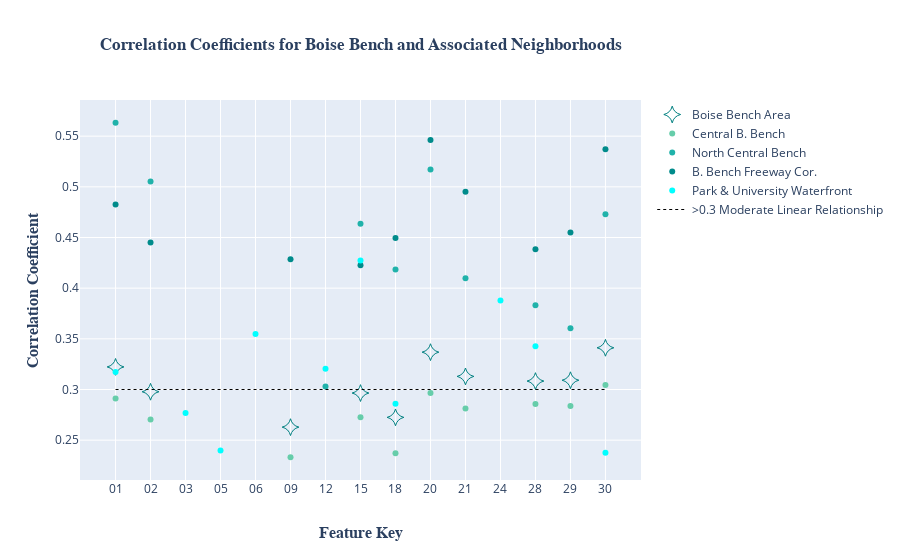

Source (notebook cell):
### Markdown cell above
## Boise Bench

### Code cell
df = pd.read_pickle('BB-Coeff-compare.pkl')
df2 = pd.read_pickle('a-Coeff-compare.pkl')

df = pd.merge(df,df2, on = 'index', how = 'outer')

# drops rows up to TAV_Ch, below TAV_Ch = 0 and TAV_Ch = 1 
df = df.iloc[9:]

# Needed to make a key for ease a readability and to make the reference line for moderate linear 
# relationship
df= df.rename(columns = {'index' : 'Feature_Name'})
df['index'] = ['00','01','02','03','04','05','06','07','08','09','10','11','12','13','14',
             '15','16','17','18','19','20','21','22','23','24','25','26','27','28','29','30']
df['ref_line'] = .3


#this will drop rows that have less than 4 values (feature name, key, ref line, & @ least 1 value)
df = df.dropna(thresh = 4)

BB_fig = go.Figure()

BB_fig.add_trace(go.Scatter(x= df['index'], y=df['B_Bench'],
                    mode='markers',
                    marker_color = 'rgb(0,128,128)',
                    marker=dict(size= 12, symbol = "star-diamond-open"), 
                    name='Boise Bench Area'))

BB_fig.add_trace(go.Scatter(x= df['index'], y=df['BB_CB_Bench'],
                    mode='markers',  
                    marker_color='rgb(102,205,170)',  
                    name='Central B. Bench'))

BB_fig.add_trace(go.Scatter(x= df['index'], y=df['BB_NC_Bench'],
                    mode='markers',  
                    marker_color='rgb(32,178,170)',     
                    name='North Central Bench'))

BB_fig.add_trace(go.Scatter(x= df['index'], y=df['BB_BBF_Corridor'],
                    mode='markers',
                    marker_color='rgb(0,139,139)',     
                    name='B. Bench Freeway Cor.'))

BB_fig.add_trace(go.Scatter(x= df['index'], y=df['BB_PU_Waterfront'],
                    mode='markers',
                    marker_color='rgb(0,255,255)',     
                    name='Park & University Waterfront'))



BB_fig.add_trace(go.Scatter(x= df['index'] , y=df['ref_line'],
                    mode = 'lines',          
                    line = dict(color='Black', width=1, dash='dot'),          
                    name='>0.3 Moderate Linear Relationship'))

BB_fig.update_layout(
    title=go.layout.Title(
        text="<b>Correlation Coefficients for Boise Bench and Associated Neighborhoods<b>",
        font = dict( 
            family = 'Times New Roman'),
        xref="paper",
        x=.5
    ),
    yaxis=go.layout.YAxis(
        title=go.layout.yaxis.Title(
            text="<b>Correlation Coefficient<b>",
            font=dict(
                family="Times New Roman",
                size=16,
#                color="#7f7f7f"
            )
        )
    ),
    xaxis=go.layout.XAxis(
        type = 'category',
        title=go.layout.xaxis.Title(
            text="<b>Feature Key<b>",
            font=dict(
                family="Times New Roman",
                size=16,
#                color="#7f7f7f"
            )
        )
    ))


BB_fig.write_image("images/BB_fig.jpg")
BB_fig.show()

### Figure 1 — Plotly figure (JSON) as saved in the notebook; plotly's stock layout.template omitted (floating-point values rounded to 4 significant figures)
{"data": [{"marker": {"color": "rgb(0,128,128)", "size": 12, "symbol": "star-diamond-open"}, "mode": "markers", "name": "Boise Bench Area", "type": "scatter", "x": ["01", "02", "03", "05", "06", "09", "12", "15", "18", "20", "21", "24", "28", "29", "30"], "y": [0.3223, 0.2978, null, null, null, 0.2629, null, 0.2965, 0.2725, 0.3369, 0.3129, null, 0.3083, 0.3092, 0.3412]}, {"marker": {"color": "rgb(102,205,170)"}, "mode": "markers", "name": "Central B. Bench", "type": "scatter", "x": ["01", "02", "03", "05", "06", "09", "12", "15", "18", "20", "21", "24", "28", "29", "30"], "y": [0.2911, 0.2703, null, null, null, 0.2331, null, 0.2726, 0.2371, 0.2966, 0.2812, null, 0.2857, 0.2838, 0.3044]}, {"marker": {"color": "rgb(32,178,170)"}, "mode": "markers", "name": "North Central Bench", "type": "scatter", "x": ["01", "02", "03", "05", "06", "09", "12", "15", "18", "20", "21", "24", "28", "29", "30"], "y": [0.5632, 0.5052, null, null, null, null, 0.303, 0.4635, 0.4184, 0.5171, 0.4098, null, 0.3831, 0.3605, 0.473]}, {"marker": {"color": "rgb(0,139,139)"}, "mode": "markers", "name": "B. Bench Freeway Cor.", "type": "scatter", "x": ["01", "02", "03", "05", "06", "09", "12", "15", "18", "20", "21", "24", "28", "29", "30"], "y": [0.4825, 0.4452, null, null, null, 0.4285, null, 0.4226, 0.4496, 0.5463, 0.4952, null, 0.4383, 0.4549, 0.537]}, {"marker": {"color": "rgb(0,255,255)"}, "mode": "markers", "name": "Park & University Waterfront", "type": "scatter", "x": ["01", "02", "03", "05", "06", "09", "12", "15", "18", "20", "21", "24", "28", "29", "30"], "y": [0.3172, null, 0.2768, 0.2398, 0.3548, null, 0.3204, 0.4273, 0.2859, null, null, 0.3878, 0.3426, null, 0.2376]}, {"line": {"color": "Black", "dash": "dot", "width": 1}, "mode": "lines", "name": ">0.3 Moderate Linear Relationship", "type": "scatter", "x": ["01", "02", "03", "05", "06", "09", "12", "15", "18", "20", "21", "24", "28", "29", "30"], "y": [0.3, 0.3, 0.3, 0.3, 0.3, 0.3, 0.3, 0.3, 0.3, 0.3, 0.3, 0.3, 0.3, 0.3, 0.3]}], "layout": {"title": {"font": {"family": "Times New Roman"}, "text": "<b>Correlation Coefficients for Boise Bench and Associated Neighborhoods<b>", "x": 0.5, "xref": "paper"}, "xaxis": {"title": {"font": {"family": "Times New Roman", "size": 16}, "text": "<b>Feature Key<b>"}, "type": "category"}, "yaxis": {"title": {"font": {"family": "Times New Roman", "size": 16}, "text": "<b>Correlation Coefficient<b>"}}}}
